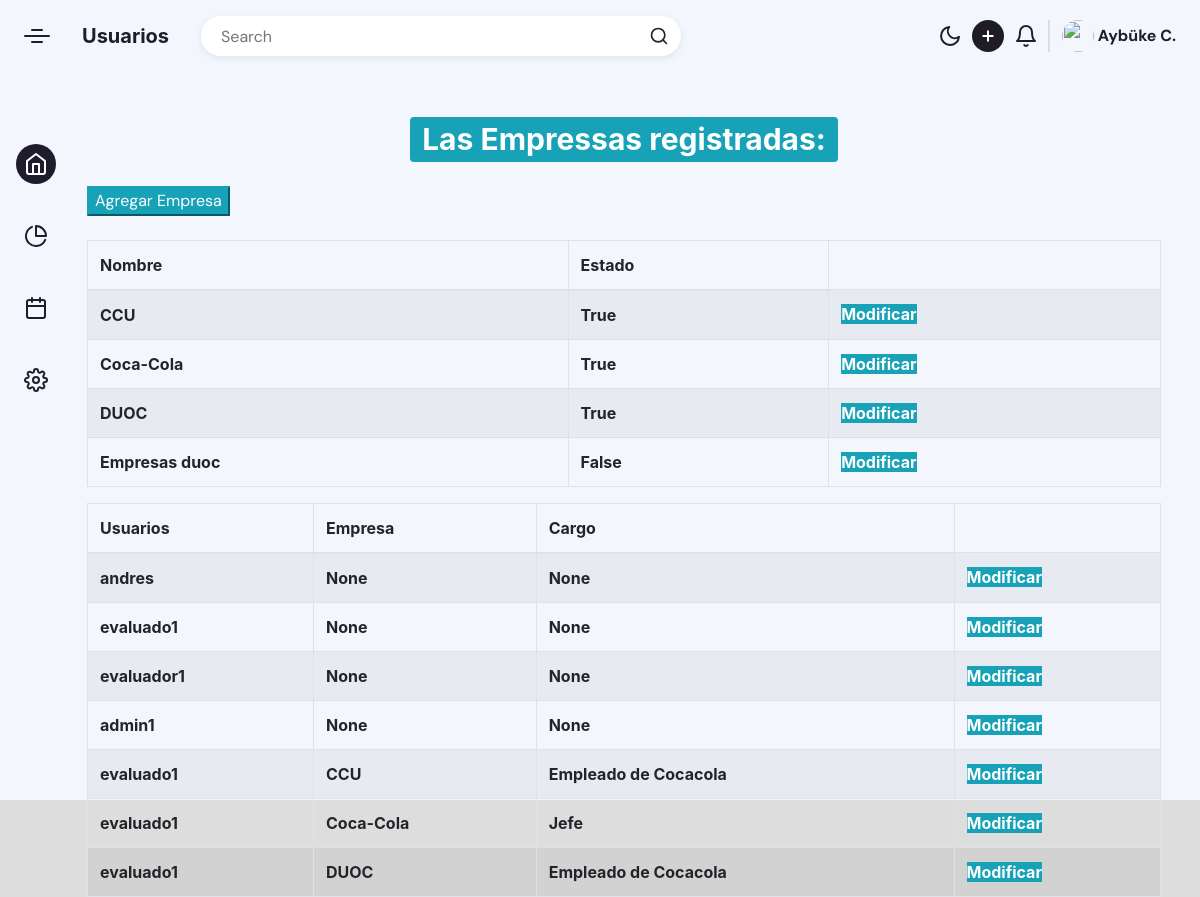
The app's page /tablaempresas with its own data.
### app/models.py (models this page shows, shortened)
class Empresa(models.Model):
    nombre_empresa = models.CharField(max_length = 100)
    status = models.BooleanField(verbose_name='Estado Activo', default=False)
    def __str__(self):
        return self.nombre_empresa

class tipo_usuario(models.Model):
    user = models.ForeignKey(User, on_delete=models.CASCADE)
    empresa = models.OneToOneField(Empresa,null=True,on_delete=models.CASCADE)
    image = models.ImageField(default='default.jpg', upload_to='media')
    cargo = models.CharField(max_length=100,null=True)

### app/views.py (the view)
# urls.py: path('tablaempresas', views.tablaempresas, name="tablaempresas"),
def tablaempresas(request):
    datos_empresas = Empresa.objects.all()
    datos_user = tipo_usuario.objects.all()
    context = {
        'datos_empresas':datos_empresas,
        'datos_user':datos_user
    }
    return render(request,'Play/tablaempresas.html',context)

### app/templates/Play/tablaempresas.html (shortened to what this page needs)
<!DOCTYPE html>
<html lang="en">
<head>
    <link rel="stylesheet" href="https://cdnjs.cloudflare.com/ajax/libs/normalize/5.0.0/normalize.min.css">
    <link rel="stylesheet" href="https://maxcdn.bootstrapcdn.com/bootstrap/4.0.0/css/bootstrap.min.css">
    <link rel="stylesheet" href="../static/app/css/syles.css">
</head>
<body>
    {% block contenido %}
    <div class="app-container">
        <div class="app-header">
            <div class="app-header-left">
                <span class="app-icon"></span>
                <p class="app-name">Usuarios</p>
                <div class="search-wrapper">
                    <input class="search-input" type="text" placeholder="Search">
                    <svg xmlns="http://www.w3.org/2000/svg" width="20" height="20" fill="none" stroke="currentColor" stroke-linecap="round" stroke-linejoin="round" stroke-width="2" class="feather feather-search" viewBox="0 0 24 24">
          <defs></defs>
          <circle cx="11" cy="11" r="8"></circle>
          <path d="M21 21l-4.35-4.35"></path>
        </svg>
                </div>
            </div>
            <div class="app-header-right">
                <button class="mode-switch" title="Switch Theme">
        <svg class="moon" fill="none" stroke="currentColor" stroke-linecap="round" stroke-linejoin="round" stroke-width="2" width="24" height="24" viewBox="0 0 24 24">
          <defs></defs>
          <path d="M21 12.79A9 9 0 1111.21 3 7 7 0 0021 12.79z"></path>
        </svg>
      </button>
                <button class="add-btn" title="Add New Project">
        <svg class="btn-icon" xmlns="http://www.w3.org/2000/svg" width="16" height="16" viewBox="0 0 24 24" fill="none" stroke="currentColor" stroke-width="3" stroke-linecap="round" stroke-linejoin="round" class="feather feather-plus">
          <line x1="12" y1="5" x2="12" y2="19" />
          <line x1="5" y1="12" x2="19" y2="12" /></svg>
      </button>
                <button class="notification-btn">
        <svg xmlns="http://www.w3.org/2000/svg" width="24" height="24" viewBox="0 0 24 24" fill="none" stroke="currentColor" stroke-width="2" stroke-linecap="round" stroke-linejoin="round" class="feather feather-bell">
          <path d="M18 8A6 6 0 0 0 6 8c0 7-3 9-3 9h18s-3-2-3-9" />
          <path d="M13.73 21a2 2 0 0 1-3.46 0" /></svg>
      </button>
                <button class="profile-btn">
        <img src="https://assets.codepen.io/3306515/IMG_2025.jpg" />
        <span>Aybüke C.</span>
      </button>
            </div>
        </div>
        <div class="app-content">
            <div class="app-sidebar">
                <a href="{% url 'HomeUsuario' %}" class="app-sidebar-link active">
                    <svg xmlns="http://www.w3.org/2000/svg" width="24" height="24" viewBox="0 0 24 24" fill="none" stroke="currentColor" stroke-width="2" stroke-linecap="round" stroke-linejoin="round" class="feather feather-home">
          <path d="M3 9l9-7 9 7v11a2 2 0 0 1-2 2H5a2 2 0 0 1-2-2z" />
          <polyline points="9 22 9 12 15 12 15 22" /></svg>
                </a>
                <a href="" class="app-sidebar-link">
                    <svg class="link-icon" xmlns="http://www.w3.org/2000/svg" width="24" height="24" fill="none" stroke="currentColor" stroke-linecap="round" stroke-linejoin="round" stroke-width="2" class="feather feather-pie-chart" viewBox="0 0 24 24">
          <defs />
          <path d="M21.21 15.89A10 10 0 118 2.83M22 12A10 10 0 0012 2v10z" />
        </svg>
                </a>
                <a href="" class="app-sidebar-link">
                </a>
                <a href="" class="app-sidebar-link">
                </a>
            </div>
            <div class="container-fluid">
                <div class="container-fluid">
                    <h1 class="text-center my-4">
                        <span class="badge badge-info">
                    Las Empressas  registradas:
                </span>
                    </h1>
                </div>
                <a href="{% url 'empresa' %}">
                    <button class="btn-info">
                    Agregar Empresa
                </button>
                </a>
                <br>
                <br>
                <table class="table table-striped table-bordered">
                    <thead>
                        <tr>
                            <th>Nombre</th>
                            <th>Estado</th>
                        </tr>
                    </thead>
                    <tbody>
                        {% for empresa in datos_empresas %}
                        <tr>
                            <th>
                                {{empresa.nombre_empresa}}
                            </th>
                            <th>
                                {{empresa.status}}
                            </th>
                            <th>
                                <a href="{% url 'modificarempresa' empresa.id    %}" class="btn-info ">Modificar</a>
                            </th>
                        </tr>
                        {% endfor %}
                    </tbody>
                </table>
                <table class="table table-striped table-bordered">
                    <thead>
                        <tr>
                            <th>Usuarios</th>
                            <th>Empresa</th>
                            <th>Cargo</th>
                        </tr>
                    </thead>
                    <tbody>
                        {% for tipo_usuario in datos_user %}
                        <tr>
                            <th>
                                {{tipo_usuario.user}}
                            </th>
                            <th>
                                {{tipo_usuario.empresa}}
                            </th>
                            <th>
                                {{tipo_usuario.cargo}}
                            </th>
                            <th>
                                <a href="{% url 'modificartipouser' tipo_usuario.id    %}" class="btn-info ">Modificar</a>
                            </th>
                        </tr>
                        {% endfor %}
                    </tbody>
                </table>
                {% endblock %}
            </div>
        </div>
</body>
</html>

### app/static/app/css/syles.css (style rules this page uses)
* { box-sizing: border-box; }
:root { --app-container: #f3f6fd; --main-color: #1f1c2e; --secondary-color: #4A4A4A; --link-color: #1f1c2e; --link-color-hover: #c3cff4; --link-color-active: #fff; --link-color-active-bg: #1f1c2e; --projects-section: #fff; --message-box-hover: #fafcff; --message-box-border: #e9ebf0; --more-list-bg: #fff; --more-list-bg-hover: #f6fbff; --more-list-shadow: rgba(209, 209, 209, 0.4); --button-bg: #1f1c24; --search-area-bg: #fff; --star: #1ff1c2e; --message-btn: #fff; }
html, body { width: 100%; margin: 0; height: 100%; flex-direction: column; }
body { padding: 0; box-sizing: border-box; display: flex; margin: 0; }
button, a { cursor: pointer; }
.app-container { display: flex; flex-direction: column; height: 100%; background-color: var(--app-container); transition: 0.2s; max-width: 1800px; }
.app-container button, .app-container input, .app-container optgroup, .app-container select, .app-container textarea { font-family: "DM Sans", sans-serif; }
.app-content { display: flex; margin: 0px; height: 100%; overflow: visible; padding: 16px 24px 24px 0; }
.app-header { display: flex; justify-content: space-between; align-items: center; width: 100%; padding: 16px 24px; position: relative; }
.app-header-left, .app-header-right { display: flex; align-items: center; }
.app-header-left { flex-grow: 1; }
.app-header-right button { margin-left: 10px; }
.app-icon { width: 26px; height: 2px; border-radius: 4px; background-color: var(--main-color); position: relative; }
.app-icon:before, .app-icon:after { content: ""; position: absolute; width: 12px; height: 2px; border-radius: 4px; background-color: var(--main-color); left: 50%; transform: translatex(-50%); }
.app-icon:before { top: -6px; }
.app-icon:after { bottom: -6px; }
.app-name { color: var(--main-color); margin: 0; font-size: 20px; line-height: 24px; font-weight: 700; margin: 0 32px; }
.mode-switch { background-color: transparent; border: none; padding: 0; color: var(--main-color); display: flex; justify-content: center; align-items: center; }
.search-wrapper { border-radius: 20px; background-color: var(--search-area-bg); padding-right: 12px; height: 40px; display: flex; justify-content: space-between; align-items: center; width: 100%; max-width: 480px; color: var(--light-font); box-shadow: 0 2px 6px 0 rgba(136, 148, 171, 0.2), 0 24px 20px -24px rgba(71, 82, 107, 0.1); overflow: hidden; }
.search-input { border: none; flex: 1; outline: none; height: 100%; padding: 0 20px; font-size: 16px; background-color: var(--search-area-bg); color: var(--main-color); }
.search-input:placeholder { color: var(--main-color); opacity: 0.6; }
.add-btn { color: #fff; background-color: var(--button-bg); padding: 0; border: 0; border-radius: 50%; width: 32px; height: 32px; display: flex; align-items: center; justify-content: center; }
.notification-btn { color: var(--main-color); padding: 0; border: 0; background-color: transparent; height: 32px; display: flex; justify-content: center; align-items: center; }
.profile-btn { padding: 0; border: 0; background-color: transparent; display: flex; align-items: center; padding-left: 12px; border-left: 2px solid #ddd; }
.profile-btn img { width: 32px; height: 32px; -o-object-fit: cover; object-fit: cover; border-radius: 50%; margin-right: 4px; }
.profile-btn span { color: var(--main-color); font-size: 16px; line-height: 24px; font-weight: 700; }
.app-sidebar { padding: 40px 16px; display: flex; flex-direction: column; align-items: center; }
.app-sidebar-link { color: var(--main-color); color: var(--link-color); margin: 16px 0; transition: 0.2s; border-radius: 50%; flex-shrink: 0; width: 40px; height: 40px; display: flex; justify-content: center; align-items: center; }
.app-sidebar-link.active { background-color: var(--link-color-active-bg); color: var(--link-color-active); }
body { background-color: #ddd; }
.text-center { text-align: center; }
a { color: #3c8dbc; }
a { color: #337ab7; text-decoration: none; }

### records on screen
Empresa: nombre_empresa "CCU", status "True"
Empresa: nombre_empresa "Coca-Cola", status "True"
Empresa: nombre_empresa "DUOC", status "True"
Empresa: nombre_empresa "Empresas duoc", status "False"
tipo_usuario: user "andres", empresa "None", cargo "None"
tipo_usuario: user "evaluado1", empresa "None", cargo "None"
tipo_usuario: user "evaluador1", empresa "None", cargo "None"
tipo_usuario: user "admin1", empresa "None", cargo "None"
tipo_usuario: user "evaluado1", empresa "CCU", cargo "Empleado de Cocacola"
tipo_usuario: user "evaluado1", empresa "Coca-Cola", cargo "Jefe"
tipo_usuario: user "evaluado1", empresa "DUOC", cargo "Empleado de Cocacola"
